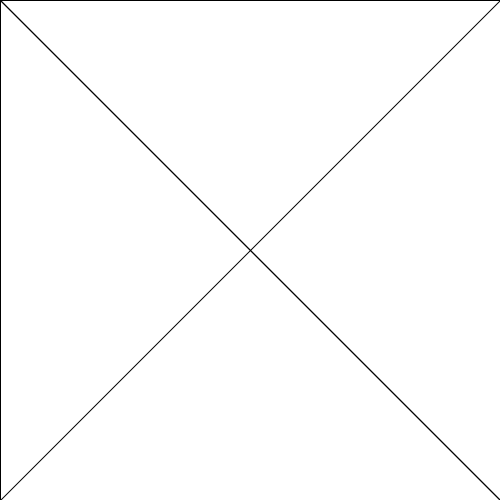
Frame 1 (no input)
Frame 60 (the mouse pressed at the canvas centre just before this capture): identical to frame 1, image omitted
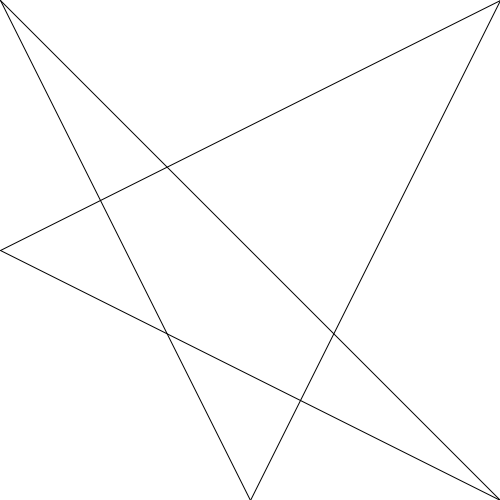
Frame 120 (the mouse held since frame 60 and released just before this capture)

The Processing sketch that drew these frames (run headless with seeded random() and noise(); from frame 60 on, the mouse is pressed at the canvas centre):

// Processing sketch: CRCP1310_02_mouseX_and_mouseY
// ── CRCP1310_02_mouseX_and_mouseY.pde
void setup() {
  size(500, 500);
}

void draw() {
  background(255);
  line(0, 0, mouseX, 500);
  line(500, 0, mouseX, 500);
  line(500, 0, 0, mouseY);
  line(500, 500, 0, mouseY);
  line(0, 0, mouseX, mouseY);
  line(500, 500, mouseX, mouseY);
}
